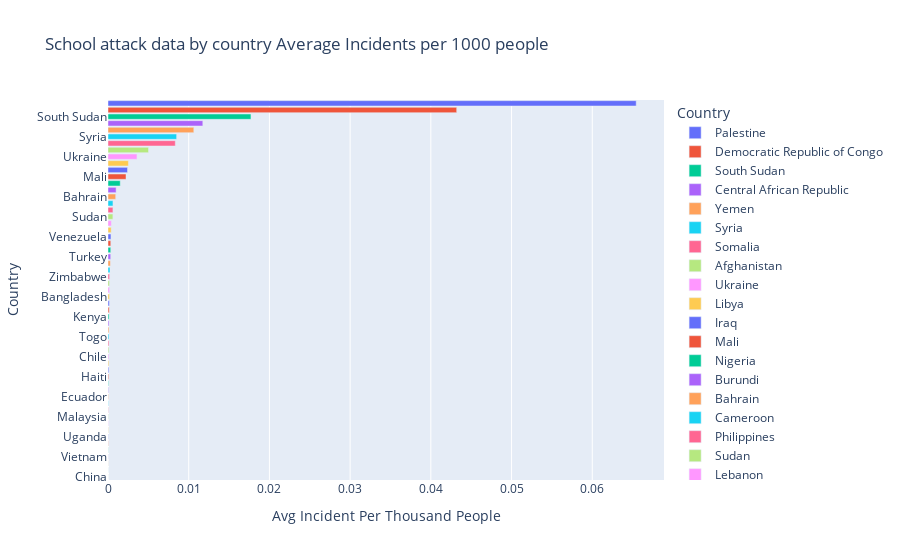

This figure's notebook cell:
### Code cell
fig = px.bar(popdf, x="Avg Incident Per Thousand People", y='Country', color="Country", hover_data=['Average People Harmed Per Year'],orientation='h', title='School attack data by country Average Incidents per 1000 people')
fig.show()

### Figure 1 — Plotly figure (JSON) as saved in the notebook; plotly's stock layout.template omitted (floating-point values rounded to 4 significant figures)
{"data": [{"alignmentgroup": "True", "customdata": [[184.6]], "hovertemplate": "Country=%{y}<br>Avg Incident Per Thousand People=%{x}<br>Average People Harmed Per Year=%{customdata[0]}<extra></extra>", "legendgroup": "Palestine", "marker": {"color": "#636efa"}, "name": "Palestine", "offsetgroup": "Palestine", "orientation": "h", "showlegend": true, "textposition": "auto", "type": "bar", "x": [0.06544], "xaxis": "x", "y": ["Palestine"], "yaxis": "y"}, {"alignmentgroup": "True", "customdata": [[25.6]], "hovertemplate": "Country=%{y}<br>Avg Incident Per Thousand People=%{x}<br>Average People Harmed Per Year=%{customdata[0]}<extra></extra>", "legendgroup": "Democratic Republic of Congo", "marker": {"color": "#EF553B"}, "name": "Democratic Republic of Congo", "offsetgroup": "Democratic Republic of Congo", "orientation": "h", "showlegend": true, "textposition": "auto", "type": "bar", "x": [0.0432], "xaxis": "x", "y": ["Democratic Republic of Congo"], "yaxis": "y"}, {"alignmentgroup": "True", "customdata": [[186.2]], "hovertemplate": "Country=%{y}<br>Avg Incident Per Thousand People=%{x}<br>Average People Harmed Per Year=%{customdata[0]}<extra></extra>", "legendgroup": "South Sudan", "marker": {"color": "#00cc96"}, "name": "South Sudan", "offsetgroup": "South Sudan", "orientation": "h", "showlegend": true, "textposition": "auto", "type": "bar", "x": [0.01771], "xaxis": "x", "y": ["South Sudan"], "yaxis": "y"}, {"alignmentgroup": "True", "customdata": [[25.25]], "hovertemplate": "Country=%{y}<br>Avg Incident Per Thousand People=%{x}<br>Average People Harmed Per Year=%{customdata[0]}<extra></extra>", "legendgroup": "Central African Republic", "marker": {"color": "#ab63fa"}, "name": "Central African Republic", "offsetgroup": "Central African Republic", "orientation": "h", "showlegend": true, "textposition": "auto", "type": "bar", "x": [0.01175], "xaxis": "x", "y": ["Central African Republic"], "yaxis": "y"}, {"alignmentgroup": "True", "customdata": [[57.4]], "hovertemplate": "Country=%{y}<br>Avg Incident Per Thousand People=%{x}<br>Average People Harmed Per Year=%{customdata[0]}<extra></extra>", "legendgroup": "Yemen", "marker": {"color": "#FFA15A"}, "name": "Yemen", "offsetgroup": "Yemen", "orientation": "h", "showlegend": true, "textposition": "auto", "type": "bar", "x": [0.01063], "xaxis": "x", "y": ["Yemen"], "yaxis": "y"}, {"alignmentgroup": "True", "customdata": [[348.8]], "hovertemplate": "Country=%{y}<br>Avg Incident Per Thousand People=%{x}<br>Average People Harmed Per Year=%{customdata[0]}<extra></extra>", "legendgroup": "Syria", "marker": {"color": "#19d3f3"}, "name": "Syria", "offsetgroup": "Syria", "orientation": "h", "showlegend": true, "textposition": "auto", "type": "bar", "x": [0.008503], "xaxis": "x", "y": ["Syria"], "yaxis": "y"}, {"alignmentgroup": "True", "customdata": [[115.8]], "hovertemplate": "Country=%{y}<br>Avg Incident Per Thousand People=%{x}<br>Average People Harmed Per Year=%{customdata[0]}<extra></extra>", "legendgroup": "Somalia", "marker": {"color": "#FF6692"}, "name": "Somalia", "offsetgroup": "Somalia", "orientation": "h", "showlegend": true, "textposition": "auto", "type": "bar", "x": [0.008338], "xaxis": "x", "y": ["Somalia"], "yaxis": "y"}, {"alignmentgroup": "True", "customdata": [[177.6]], "hovertemplate": "Country=%{y}<br>Avg Incident Per Thousand People=%{x}<br>Average People Harmed Per Year=%{customdata[0]}<extra></extra>", "legendgroup": "Afghanistan", "marker": {"color": "#B6E880"}, "name": "Afghanistan", "offsetgroup": "Afghanistan", "orientation": "h", "showlegend": true, "textposition": "auto", "type": "bar", "x": [0.005021], "xaxis": "x", "y": ["Afghanistan"], "yaxis": "y"}, {"alignmentgroup": "True", "customdata": [[4]], "hovertemplate": "Country=%{y}<br>Avg Incident Per Thousand People=%{x}<br>Average People Harmed Per Year=%{customdata[0]}<extra></extra>", "legendgroup": "Ukraine", "marker": {"color": "#FF97FF"}, "name": "Ukraine", "offsetgroup": "Ukraine", "orientation": "h", "showlegend": true, "textposition": "auto", "type": "bar", "x": [0.003589], "xaxis": "x", "y": ["Ukraine"], "yaxis": "y"}, {"alignmentgroup": "True", "customdata": [[10]], "hovertemplate": "Country=%{y}<br>Avg Incident Per Thousand People=%{x}<br>Average People Harmed Per Year=%{customdata[0]}<extra></extra>", "legendgroup": "Libya", "marker": {"color": "#FECB52"}, "name": "Libya", "offsetgroup": "Libya", "orientation": "h", "showlegend": true, "textposition": "auto", "type": "bar", "x": [0.002529], "xaxis": "x", "y": ["Libya"], "yaxis": "y"}, {"alignmentgroup": "True", "customdata": [[132.6]], "hovertemplate": "Country=%{y}<br>Avg Incident Per Thousand People=%{x}<br>Average People Harmed Per Year=%{customdata[0]}<extra></extra>", "legendgroup": "Iraq", "marker": {"color": "#636efa"}, "name": "Iraq", "offsetgroup": "Iraq", "orientation": "h", "showlegend": true, "textposition": "auto", "type": "bar", "x": [0.002419], "xaxis": "x", "y": ["Iraq"], "yaxis": "y"}, {"alignmentgroup": "True", "customdata": [[38.5]], "hovertemplate": "Country=%{y}<br>Avg Incident Per Thousand People=%{x}<br>Average People Harmed Per Year=%{customdata[0]}<extra></extra>", "legendgroup": "Mali", "marker": {"color": "#EF553B"}, "name": "Mali", "offsetgroup": "Mali", "orientation": "h", "showlegend": true, "textposition": "auto", "type": "bar", "x": [0.002234], "xaxis": "x", "y": ["Mali"], "yaxis": "y"}, {"alignmentgroup": "True", "customdata": [[268]], "hovertemplate": "Country=%{y}<br>Avg Incident Per Thousand People=%{x}<br>Average People Harmed Per Year=%{customdata[0]}<extra></extra>", "legendgroup": "Nigeria", "marker": {"color": "#00cc96"}, "name": "Nigeria", "offsetgroup": "Nigeria", "orientation": "h", "showlegend": true, "textposition": "auto", "type": "bar", "x": [0.001517], "xaxis": "x", "y": ["Nigeria"], "yaxis": "y"}, {"alignmentgroup": "True", "customdata": [[60.67]], "hovertemplate": "Country=%{y}<br>Avg Incident Per Thousand People=%{x}<br>Average People Harmed Per Year=%{customdata[0]}<extra></extra>", "legendgroup": "Burundi", "marker": {"color": "#ab63fa"}, "name": "Burundi", "offsetgroup": "Burundi", "orientation": "h", "showlegend": true, "textposition": "auto", "type": "bar", "x": [0.001006], "xaxis": "x", "y": ["Burundi"], "yaxis": "y"}, {"alignmentgroup": "True", "customdata": [[1.333]], "hovertemplate": "Country=%{y}<br>Avg Incident Per Thousand People=%{x}<br>Average People Harmed Per Year=%{customdata[0]}<extra></extra>", "legendgroup": "Bahrain", "marker": {"color": "#FFA15A"}, "name": "Bahrain", "offsetgroup": "Bahrain", "orientation": "h", "showlegend": true, "textposition": "auto", "type": "bar", "x": [0.0009533], "xaxis": "x", "y": ["Bahrain"], "yaxis": "y"}, {"alignmentgroup": "True", "customdata": [[26.75]], "hovertemplate": "Country=%{y}<br>Avg Incident Per Thousand People=%{x}<br>Average People Harmed Per Year=%{customdata[0]}<extra></extra>", "legendgroup": "Cameroon", "marker": {"color": "#19d3f3"}, "name": "Cameroon", "offsetgroup": "Cameroon", "orientation": "h", "showlegend": true, "textposition": "auto", "type": "bar", "x": [0.0006153], "xaxis": "x", "y": ["Cameroon"], "yaxis": "y"}, {"alignmentgroup": "True", "customdata": [[287.8]], "hovertemplate": "Country=%{y}<br>Avg Incident Per Thousand People=%{x}<br>Average People Harmed Per Year=%{customdata[0]}<extra></extra>", "legendgroup": "Philippines", "marker": {"color": "#FF6692"}, "name": "Philippines", "offsetgroup": "Philippines", "orientation": "h", "showlegend": true, "textposition": "auto", "type": "bar", "x": [0.0006106], "xaxis": "x", "y": ["Philippines"], "yaxis": "y"}, {"alignmentgroup": "True", "customdata": [[140.2]], "hovertemplate": "Country=%{y}<br>Avg Incident Per Thousand People=%{x}<br>Average People Harmed Per Year=%{customdata[0]}<extra></extra>", "legendgroup": "Sudan", "marker": {"color": "#B6E880"}, "name": "Sudan", "offsetgroup": "Sudan", "orientation": "h", "showlegend": true, "textposition": "auto", "type": "bar", "x": [0.0006057], "xaxis": "x", "y": ["Sudan"], "yaxis": "y"}, {"alignmentgroup": "True", "customdata": [[5]], "hovertemplate": "Country=%{y}<br>Avg Incident Per Thousand People=%{x}<br>Average People Harmed Per Year=%{customdata[0]}<extra></extra>", "legendgroup": "Lebanon", "marker": {"color": "#FF97FF"}, "name": "Lebanon", "offsetgroup": "Lebanon", "orientation": "h", "showlegend": true, "textposition": "auto", "type": "bar", "x": [0.0004136], "xaxis": "x", "y": ["Lebanon"], "yaxis": "y"}, {"alignmentgroup": "True", "customdata": [[46.8]], "hovertemplate": "Country=%{y}<br>Avg Incident Per Thousand People=%{x}<br>Average People Harmed Per Year=%{customdata[0]}<extra></extra>", "legendgroup": "Thailand", "marker": {"color": "#FECB52"}, "name": "Thailand", "offsetgroup": "Thailand", "orientation": "h", "showlegend": true, "textposition": "auto", "type": "bar", "x": [0.0003946], "xaxis": "x", "y": ["Thailand"], "yaxis": "y"}, {"alignmentgroup": "True", "customdata": [[165.2]], "hovertemplate": "Country=%{y}<br>Avg Incident Per Thousand People=%{x}<br>Average People Harmed Per Year=%{customdata[0]}<extra></extra>", "legendgroup": "Venezuela", "marker": {"color": "#636efa"}, "name": "Venezuela", "offsetgroup": "Venezuela", "orientation": "h", "showlegend": true, "textposition": "auto", "type": "bar", "x": [0.0003658], "xaxis": "x", "y": ["Venezuela"], "yaxis": "y"}, {"alignmentgroup": "True", "customdata": [[39.4]], "hovertemplate": "Country=%{y}<br>Avg Incident Per Thousand People=%{x}<br>Average People Harmed Per Year=%{customdata[0]}<extra></extra>", "legendgroup": "Colombia", "marker": {"color": "#EF553B"}, "name": "Colombia", "offsetgroup": "Colombia", "orientation": "h", "showlegend": true, "textposition": "auto", "type": "bar", "x": [0.0003433], "xaxis": "x", "y": ["Colombia"], "yaxis": "y"}, {"alignmentgroup": "True", "customdata": [[116.2]], "hovertemplate": "Country=%{y}<br>Avg Incident Per Thousand People=%{x}<br>Average People Harmed Per Year=%{customdata[0]}<extra></extra>", "legendgroup": "Pakistan", "marker": {"color": "#00cc96"}, "name": "Pakistan", "offsetgroup": "Pakistan", "orientation": "h", "showlegend": true, "textposition": "auto", "type": "bar", "x": [0.0003401], "xaxis": "x", "y": ["Pakistan"], "yaxis": "y"}, {"alignmentgroup": "True", "customdata": [[308.2]], "hovertemplate": "Country=%{y}<br>Avg Incident Per Thousand People=%{x}<br>Average People Harmed Per Year=%{customdata[0]}<extra></extra>", "legendgroup": "Turkey", "marker": {"color": "#ab63fa"}, "name": "Turkey", "offsetgroup": "Turkey", "orientation": "h", "showlegend": true, "textposition": "auto", "type": "bar", "x": [0.0003363], "xaxis": "x", "y": ["Turkey"], "yaxis": "y"}, {"alignmentgroup": "True", "customdata": [[3]], "hovertemplate": "Country=%{y}<br>Avg Incident Per Thousand People=%{x}<br>Average People Harmed Per Year=%{customdata[0]}<extra></extra>", "legendgroup": "Sweden", "marker": {"color": "#FFA15A"}, "name": "Sweden", "offsetgroup": "Sweden", "orientation": "h", "showlegend": true, "textposition": "auto", "type": "bar", "x": [0.0002953], "xaxis": "x", "y": ["Sweden"], "yaxis": "y"}, {"alignmentgroup": "True", "customdata": [[1]], "hovertemplate": "Country=%{y}<br>Avg Incident Per Thousand People=%{x}<br>Average People Harmed Per Year=%{customdata[0]}<extra></extra>", "legendgroup": "Israel", "marker": {"color": "#19d3f3"}, "name": "Israel", "offsetgroup": "Israel", "orientation": "h", "showlegend": true, "textposition": "auto", "type": "bar", "x": [0.0002503], "xaxis": "x", "y": ["Israel"], "yaxis": "y"}, {"alignmentgroup": "True", "customdata": [[17.33]], "hovertemplate": "Country=%{y}<br>Avg Incident Per Thousand People=%{x}<br>Average People Harmed Per Year=%{customdata[0]}<extra></extra>", "legendgroup": "Zimbabwe", "marker": {"color": "#FF6692"}, "name": "Zimbabwe", "offsetgroup": "Zimbabwe", "orientation": "h", "showlegend": true, "textposition": "auto", "type": "bar", "x": [0.0001988], "xaxis": "x", "y": ["Zimbabwe"], "yaxis": "y"}, {"alignmentgroup": "True", "customdata": [[43.75]], "hovertemplate": "Country=%{y}<br>Avg Incident Per Thousand People=%{x}<br>Average People Harmed Per Year=%{customdata[0]}<extra></extra>", "legendgroup": "Myanmar", "marker": {"color": "#B6E880"}, "name": "Myanmar", "offsetgroup": "Myanmar", "orientation": "h", "showlegend": true, "textposition": "auto", "type": "bar", "x": [0.0001861], "xaxis": "x", "y": ["Myanmar"], "yaxis": "y"}, {"alignmentgroup": "True", "customdata": [[1]], "hovertemplate": "Country=%{y}<br>Avg Incident Per Thousand People=%{x}<br>Average People Harmed Per Year=%{customdata[0]}<extra></extra>", "legendgroup": "Sierra Leone", "marker": {"color": "#FF97FF"}, "name": "Sierra Leone", "offsetgroup": "Sierra Leone", "orientation": "h", "showlegend": true, "textposition": "auto", "type": "bar", "x": [0.0001842], "xaxis": "x", "y": ["Sierra Leone"], "yaxis": "y"}, {"alignmentgroup": "True", "customdata": [[12]], "hovertemplate": "Country=%{y}<br>Avg Incident Per Thousand People=%{x}<br>Average People Harmed Per Year=%{customdata[0]}<extra></extra>", "legendgroup": "Bangladesh", "marker": {"color": "#FECB52"}, "name": "Bangladesh", "offsetgroup": "Bangladesh", "orientation": "h", "showlegend": true, "textposition": "auto", "type": "bar", "x": [0.000184], "xaxis": "x", "y": ["Bangladesh"], "yaxis": "y"}, {"alignmentgroup": "True", "customdata": [[13]], "hovertemplate": "Country=%{y}<br>Avg Incident Per Thousand People=%{x}<br>Average People Harmed Per Year=%{customdata[0]}<extra></extra>", "legendgroup": "Papua New Guinea", "marker": {"color": "#636efa"}, "name": "Papua New Guinea", "offsetgroup": "Papua New Guinea", "orientation": "h", "showlegend": true, "textposition": "auto", "type": "bar", "x": [0.0001645], "xaxis": "x", "y": ["Papua New Guinea"], "yaxis": "y"}, {"alignmentgroup": "True", "customdata": [[254.8]], "hovertemplate": "Country=%{y}<br>Avg Incident Per Thousand People=%{x}<br>Average People Harmed Per Year=%{customdata[0]}<extra></extra>", "legendgroup": "Egypt", "marker": {"color": "#EF553B"}, "name": "Egypt", "offsetgroup": "Egypt", "orientation": "h", "showlegend": true, "textposition": "auto", "type": "bar", "x": [0.0001496], "xaxis": "x", "y": ["Egypt"], "yaxis": "y"}, {"alignmentgroup": "True", "customdata": [[91.6]], "hovertemplate": "Country=%{y}<br>Avg Incident Per Thousand People=%{x}<br>Average People Harmed Per Year=%{customdata[0]}<extra></extra>", "legendgroup": "Kenya", "marker": {"color": "#00cc96"}, "name": "Kenya", "offsetgroup": "Kenya", "orientation": "h", "showlegend": true, "textposition": "auto", "type": "bar", "x": [0.0001346], "xaxis": "x", "y": ["Kenya"], "yaxis": "y"}, {"alignmentgroup": "True", "customdata": [[2]], "hovertemplate": "Country=%{y}<br>Avg Incident Per Thousand People=%{x}<br>Average People Harmed Per Year=%{customdata[0]}<extra></extra>", "legendgroup": "Niger", "marker": {"color": "#ab63fa"}, "name": "Niger", "offsetgroup": "Niger", "orientation": "h", "showlegend": true, "textposition": "auto", "type": "bar", "x": [0.0001194], "xaxis": "x", "y": ["Niger"], "yaxis": "y"}, {"alignmentgroup": "True", "customdata": [[10]], "hovertemplate": "Country=%{y}<br>Avg Incident Per Thousand People=%{x}<br>Average People Harmed Per Year=%{customdata[0]}<extra></extra>", "legendgroup": "Chad", "marker": {"color": "#FFA15A"}, "name": "Chad", "offsetgroup": "Chad", "orientation": "h", "showlegend": true, "textposition": "auto", "type": "bar", "x": [0.0001182], "xaxis": "x", "y": ["Chad"], "yaxis": "y"}, {"alignmentgroup": "True", "customdata": [[5]], "hovertemplate": "Country=%{y}<br>Avg Incident Per Thousand People=%{x}<br>Average People Harmed Per Year=%{customdata[0]}<extra></extra>", "legendgroup": "Togo", "marker": {"color": "#19d3f3"}, "name": "Togo", "offsetgroup": "Togo", "orientation": "h", "showlegend": true, "textposition": "auto", "type": "bar", "x": [0.0001179], "xaxis": "x", "y": ["Togo"], "yaxis": "y"}, {"alignmentgroup": "True", "customdata": [[11.5]], "hovertemplate": "Country=%{y}<br>Avg Incident Per Thousand People=%{x}<br>Average People Harmed Per Year=%{customdata[0]}<extra></extra>", "legendgroup": "Sri Lanka", "marker": {"color": "#FF6692"}, "name": "Sri Lanka", "offsetgroup": "Sri Lanka", "orientation": "h", "showlegend": true, "textposition": "auto", "type": "bar", "x": [0.0001163], "xaxis": "x", "y": ["Sri Lanka"], "yaxis": "y"}, {"alignmentgroup": "True", "customdata": [[3]], "hovertemplate": "Country=%{y}<br>Avg Incident Per Thousand People=%{x}<br>Average People Harmed Per Year=%{customdata[0]}<extra></extra>", "legendgroup": "Belarus", "marker": {"color": "#B6E880"}, "name": "Belarus", "offsetgroup": "Belarus", "orientation": "h", "showlegend": true, "textposition": "auto", "type": "bar", "x": [0.0001059], "xaxis": "x", "y": ["Belarus"], "yaxis": "y"}, {"alignmentgroup": "True", "customdata": [[43.5]], "hovertemplate": "Country=%{y}<br>Avg Incident Per Thousand People=%{x}<br>Average People Harmed Per Year=%{customdata[0]}<extra></extra>", "legendgroup": "Chile", "marker": {"color": "#FF97FF"}, "name": "Chile", "offsetgroup": "Chile", "orientation": "h", "showlegend": true, "textposition": "auto", "type": "bar", "x": [0.0001041], "xaxis": "x", "y": ["Chile"], "yaxis": "y"}, {"alignmentgroup": "True", "customdata": [[27]], "hovertemplate": "Country=%{y}<br>Avg Incident Per Thousand People=%{x}<br>Average People Harmed Per Year=%{customdata[0]}<extra></extra>", "legendgroup": "Malawi", "marker": {"color": "#FECB52"}, "name": "Malawi", "offsetgroup": "Malawi", "orientation": "h", "showlegend": true, "textposition": "auto", "type": "bar", "x": [0.0001018], "xaxis": "x", "y": ["Malawi"], "yaxis": "y"}, {"alignmentgroup": "True", "customdata": [[1]], "hovertemplate": "Country=%{y}<br>Avg Incident Per Thousand People=%{x}<br>Average People Harmed Per Year=%{customdata[0]}<extra></extra>", "legendgroup": "United Arab Emirates", "marker": {"color": "#636efa"}, "name": "United Arab Emirates", "offsetgroup": "United Arab Emirates", "orientation": "h", "showlegend": true, "textposition": "auto", "type": "bar", "x": [0.0001001], "xaxis": "x", "y": ["United Arab Emirates"], "yaxis": "y"}, {"alignmentgroup": "True", "customdata": [[1]], "hovertemplate": "Country=%{y}<br>Avg Incident Per Thousand People=%{x}<br>Average People Harmed Per Year=%{customdata[0]}<extra></extra>", "legendgroup": "Haiti", "marker": {"color": "#EF553B"}, "name": "Haiti", "offsetgroup": "Haiti", "orientation": "h", "showlegend": true, "textposition": "auto", "type": "bar", "x": [8.664e-05], "xaxis": "x", "y": ["Haiti"], "yaxis": "y"}, {"alignmentgroup": "True", "customdata": [[48]], "hovertemplate": "Country=%{y}<br>Avg Incident Per Thousand People=%{x}<br>Average People Harmed Per Year=%{customdata[0]}<extra></extra>", "legendgroup": "Ethiopia", "marker": {"color": "#00cc96"}, "name": "Ethiopia", "offsetgroup": "Ethiopia", "orientation": "h", "showlegend": true, "textposition": "auto", "type": "bar", "x": [6.278e-05], "xaxis": "x", "y": ["Ethiopia"], "yaxis": "y"}, {"alignmentgroup": "True", "customdata": [[28]], "hovertemplate": "Country=%{y}<br>Avg Incident Per Thousand People=%{x}<br>Average People Harmed Per Year=%{customdata[0]}<extra></extra>", "legendgroup": "Senegal", "marker": {"color": "#ab63fa"}, "name": "Senegal", "offsetgroup": "Senegal", "orientation": "h", "showlegend": true, "textposition": "auto", "type": "bar", "x": [5.815e-05], "xaxis": "x", "y": ["Senegal"], "yaxis": "y"}, {"alignmentgroup": "True", "customdata": [[1]], "hovertemplate": "Country=%{y}<br>Avg Incident Per Thousand People=%{x}<br>Average People Harmed Per Year=%{customdata[0]}<extra></extra>", "legendgroup": "Ecuador", "marker": {"color": "#FFA15A"}, "name": "Ecuador", "offsetgroup": "Ecuador", "orientation": "h", "showlegend": true, "textposition": "auto", "type": "bar", "x": [5.59e-05], "xaxis": "x", "y": ["Ecuador"], "yaxis": "y"}, {"alignmentgroup": "True", "customdata": [[46.67]], "hovertemplate": "Country=%{y}<br>Avg Incident Per Thousand People=%{x}<br>Average People Harmed Per Year=%{customdata[0]}<extra></extra>", "legendgroup": "Iran", "marker": {"color": "#19d3f3"}, "name": "Iran", "offsetgroup": "Iran", "orientation": "h", "showlegend": true, "textposition": "auto", "type": "bar", "x": [3.528e-05], "xaxis": "x", "y": ["Iran"], "yaxis": "y"}, {"alignmentgroup": "True", "customdata": [[5.75]], "hovertemplate": "Country=%{y}<br>Avg Incident Per Thousand People=%{x}<br>Average People Harmed Per Year=%{customdata[0]}<extra></extra>", "legendgroup": "Russia", "marker": {"color": "#FF6692"}, "name": "Russia", "offsetgroup": "Russia", "orientation": "h", "showlegend": true, "textposition": "auto", "type": "bar", "x": [3.084e-05], "xaxis": "x", "y": ["Russia"], "yaxis": "y"}, {"alignmentgroup": "True", "customdata": [[1]], "hovertemplate": "Country=%{y}<br>Avg Incident Per Thousand People=%{x}<br>Average People Harmed Per Year=%{customdata[0]}<extra></extra>", "legendgroup": "Malaysia", "marker": {"color": "#B6E880"}, "name": "Malaysia", "offsetgroup": "Malaysia", "orientation": "h", "showlegend": true, "textposition": "auto", "type": "bar", "x": [3.051e-05], "xaxis": "x", "y": ["Malaysia"], "yaxis": "y"}, {"alignmentgroup": "True", "customdata": [[11.5]], "hovertemplate": "Country=%{y}<br>Avg Incident Per Thousand People=%{x}<br>Average People Harmed Per Year=%{customdata[0]}<extra></extra>", "legendgroup": "Angola", "marker": {"color": "#FF97FF"}, "name": "Angola", "offsetgroup": "Angola", "orientation": "h", "showlegend": true, "textposition": "auto", "type": "bar", "x": [2.947e-05], "xaxis": "x", "y": ["Angola"], "yaxis": "y"}, {"alignmentgroup": "True", "customdata": [[156.2]], "hovertemplate": "Country=%{y}<br>Avg Incident Per Thousand People=%{x}<br>Average People Harmed Per Year=%{customdata[0]}<extra></extra>", "legendgroup": "India", "marker": {"color": "#FECB52"}, "name": "India", "offsetgroup": "India", "orientation": "h", "showlegend": true, "textposition": "auto", "type": "bar", "x": [2.942e-05], "xaxis": "x", "y": ["India"], "yaxis": "y"}, {"alignmentgroup": "True", "customdata": [[10]], "hovertemplate": "Country=%{y}<br>Avg Incident Per Thousand People=%{x}<br>Average People Harmed Per Year=%{customdata[0]}<extra></extra>", "legendgroup": "Uganda", "marker": {"color": "#636efa"}, "name": "Uganda", "offsetgroup": "Uganda", "orientation": "h", "showlegend": true, "textposition": "auto", "type": "bar", "x": [2.829e-05], "xaxis": "x", "y": ["Uganda"], "yaxis": "y"}, {"alignmentgroup": "True", "customdata": [[2.5]], "hovertemplate": "Country=%{y}<br>Avg Incident Per Thousand People=%{x}<br>Average People Harmed Per Year=%{customdata[0]}<extra></extra>", "legendgroup": "South Africa", "marker": {"color": "#EF553B"}, "name": "South Africa", "offsetgroup": "South Africa", "orientation": "h", "showlegend": true, "textposition": "auto", "type": "bar", "x": [2.776e-05], "xaxis": "x", "y": ["South Africa"], "yaxis": "y"}, {"alignmentgroup": "True", "customdata": [[31]], "hovertemplate": "Country=%{y}<br>Avg Incident Per Thousand People=%{x}<br>Average People Harmed Per Year=%{customdata[0]}<extra></extra>", "legendgroup": "Tanzania", "marker": {"color": "#00cc96"}, "name": "Tanzania", "offsetgroup": "Tanzania", "orientation": "h", "showlegend": true, "textposition": "auto", "type": "bar", "x": [1.626e-05], "xaxis": "x", "y": ["Tanzania"], "yaxis": "y"}, {"alignmentgroup": "True", "customdata": [[2]], "hovertemplate": "Country=%{y}<br>Avg Incident Per Thousand People=%{x}<br>Average People Harmed Per Year=%{customdata[0]}<extra></extra>", "legendgroup": "Vietnam", "marker": {"color": "#ab63fa"}, "name": "Vietnam", "offsetgroup": "Vietnam", "orientation": "h", "showlegend": true, "textposition": "auto", "type": "bar", "x": [1.528e-05], "xaxis": "x", "y": ["Vietnam"], "yaxis": "y"}, {"alignmentgroup": "True", "customdata": [[7.75]], "hovertemplate": "Country=%{y}<br>Avg Incident Per Thousand People=%{x}<br>Average People Harmed Per Year=%{customdata[0]}<extra></extra>", "legendgroup": "Indonesia", "marker": {"color": "#FFA15A"}, "name": "Indonesia", "offsetgroup": "Indonesia", "orientation": "h", "showlegend": true, "textposition": "auto", "type": "bar", "x": [1.086e-05], "xaxis": "x", "y": ["Indonesia"], "yaxis": "y"}, {"alignmentgroup": "True", "customdata": [[1]], "hovertemplate": "Country=%{y}<br>Avg Incident Per Thousand People=%{x}<br>Average People Harmed Per Year=%{customdata[0]}<extra></extra>", "legendgroup": "Brazil", "marker": {"color": "#19d3f3"}, "name": "Brazil", "offsetgroup": "Brazil", "orientation": "h", "showlegend": true, "textposition": "auto", "type": "bar", "x": [4.673e-06], "xaxis": "x", "y": ["Brazil"], "yaxis": "y"}, {"alignmentgroup": "True", "customdata": [[3.667]], "hovertemplate": "Country=%{y}<br>Avg Incident Per Thousand People=%{x}<br>Average People Harmed Per Year=%{customdata[0]}<extra></extra>", "legendgroup": "China", "marker": {"color": "#FF6692"}, "name": "China", "offsetgroup": "China", "orientation": "h", "showlegend": true, "textposition": "auto", "type": "bar", "x": [1.154e-06], "xaxis": "x", "y": ["China"], "yaxis": "y"}], "layout": {"barmode": "relative", "legend": {"title": {"text": "Country"}, "tracegroupgap": 0}, "title": {"text": "School attack data by country Average Incidents per 1000 people"}, "xaxis": {"anchor": "y", "domain": [0, 1], "title": {"text": "Avg Incident Per Thousand People"}}, "yaxis": {"anchor": "x", "categoryarray": ["China", "Brazil", "Indonesia", "Vietnam", "Tanzania", "South Africa", "Uganda", "India", "Angola", "Malaysia", "Russia", "Iran", "Ecuador", "Senegal", "Ethiopia", "Haiti", "United Arab Emirates", "Malawi", "Chile", "Belarus", "Sri Lanka", "Togo", "Chad", "Niger", "Kenya", "Egypt", "Papua New Guinea", "Bangladesh", "Sierra Leone", "Myanmar", "Zimbabwe", "Israel", "Sweden", "Turkey", "Pakistan", "Colombia", "Venezuela", "Thailand", "Lebanon", "Sudan", "Philippines", "Cameroon", "Bahrain", "Burundi", "Nigeria", "Mali", "Iraq", "Libya", "Ukraine", "Afghanistan", "Somalia", "Syria", "Yemen", "Central African Republic", "South Sudan", "Democratic Republic of Congo", "Palestine"], "categoryorder": "array", "domain": [0, 1], "title": {"text": "Country"}}}}
